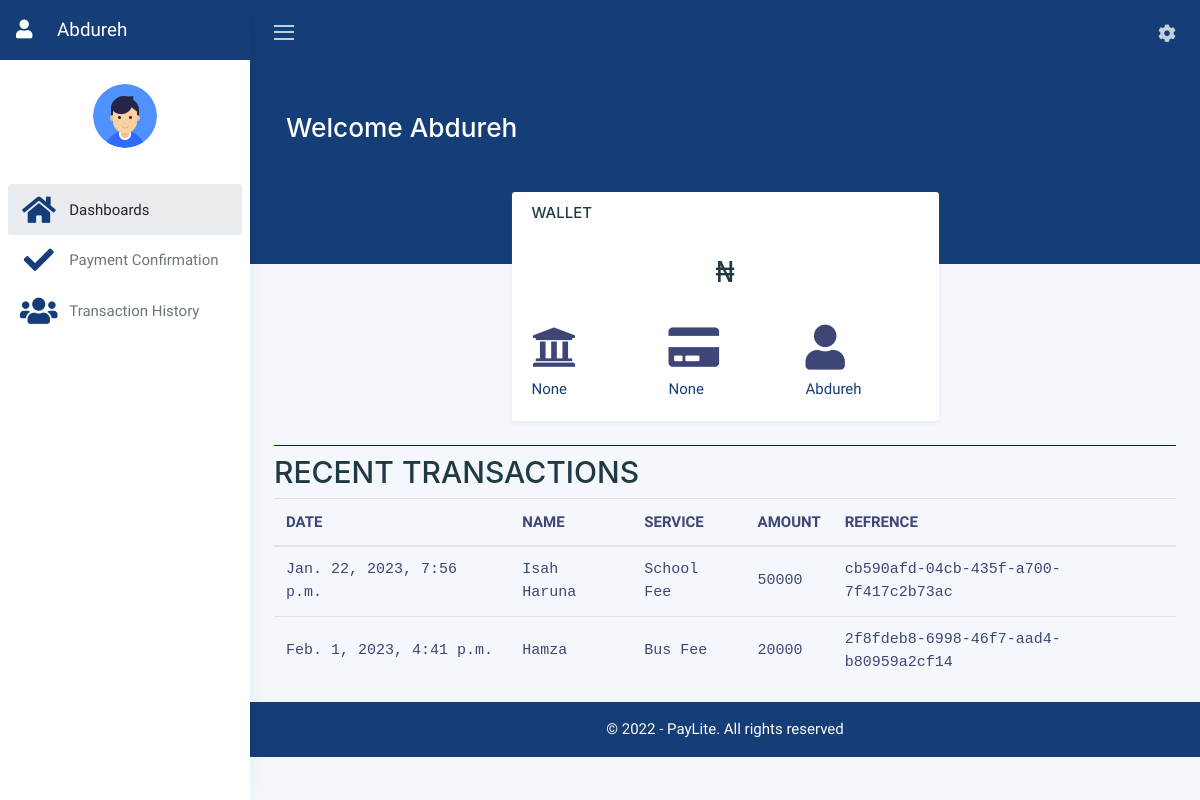
Screenshot of /index (signed in) with the database file from the repository.
### user/models.py (models this page shows, shortened)
class Profile(models.Model):
    staff = models.OneToOneField(User, on_delete=models.CASCADE, null=True)
    school_name = models.CharField(max_length=200, null=True)
    phone = models.IntegerField( null=True)
    address = models.CharField(max_length=200, null=True)
    Bank = models.CharField(max_length=200, null=True)
    Account= models.IntegerField( null=True)
    logo = models.ImageField(default='default.png',
                              upload_to='profile_images', null=True)
    licenses = models.ImageField(default='default.png',
                              upload_to='profile_images', null=True)
    cac = models.ImageField(default='default.png',
                              upload_to='profile_images', null=True)

### dashboard/models.py (models this page shows, shortened)
class Transaction(models.Model):
  id = models.UUIDField(primary_key = True, default = uuid.uuid4)
  select = models.ForeignKey(User, on_delete=models.CASCADE, null=True)
  Payer_Name = models.CharField(max_length=200, null= True )
  Payer_Phone_no = models.IntegerField(null = True)
  Payer_Email = models.EmailField(null=True)
  Service = models.CharField(max_length=200, null= True)
  Amount = models.IntegerField(null = True)
  Date = models.DateTimeField(auto_now_add= True)

### dashboard/views.py (the view)
# urls.py: path('index',views.index, name='index'),
@login_required
def index(request):
    user_object = User.objects.get(username=request.user.username)
    user_profile = Transaction.objects.filter(select=user_object)
    context = {'user_profile': user_profile,}
    return render(request, 'dashboard/index.html', context)

### templates/dashboard/index.html (shortened to what this page needs)
{% load static %}
<!DOCTYPE html>
<html lang="en">
<head>
   <link rel="stylesheet" href="https://cdn.jsdelivr.net/npm/bootstrap@4.6.0/dist/css/bootstrap.min.css">
  <link rel="stylesheet" href="https://cdnjs.cloudflare.com/ajax/libs/font-awesome/5.15.4/css/all.min.css"/>
  <link rel="stylesheet" href="{% static 'dashboard/style.css' %}">
</head>
<body>
  <div class="wrapper">
		<nav id="sidebar" class="sidebar">
			<a class="sidebar-brand" href="{% url 'user-profile' %}">
					<i class="fa fa-user" style="margin-right: 20px;"></i>
				{{user}}
			</a>
			<div class="sidebar-content">
				<div class="sidebar-user">
					<img src="{{ user.profile.logo.url }}" class="img-fluid rounded-circle mb-2" alt="" />
				</div>
				<ul class="sidebar-nav">
					<li class="sidebar-header">
					</li>
					<li class="sidebar-item active">
						<a href="./Userdashboard.html" class="sidebar-link">
							<i class="align-middle mr-2 fas fa-fw fa-home fa-2x"></i> <span class="align-middle">Dashboards</span>
						</a>
					</li>
					<li class="sidebar-item">
						<a href="./Confirmation.html" class="sidebar-link collapsed">
							<i class="align-middle mr-2 fas fa-fw fa-check fa-2x"></i> <span class="align-middle">Payment Confirmation</span>
						</a>
					</li>
					<li class="sidebar-item">
						<a href="#dashboards" class="sidebar-link">
							<i class="align-middle mr-2 fas fa-fw fa-users fa-2x"></i> <span class="align-middle">Transaction History</span>
						</a>
					</li>
				</ul>
			</div>
		</nav>
		<div class="main">
			<nav class="navbar navbar-expand navbar-theme">
				<a class="sidebar-toggle d-flex mr-2">
					<i class="hamburger align-self-center"></i>
				</a>
				<div class="navbar-collapse collapse">
					<ul class="navbar-nav ml-auto">
						<li class="nav-item dropdown ml-lg-2">
							<a class="nav-link dropdown-toggle position-relative" href="#" id="userDropdown" data-toggle="dropdown">
								<i class="align-middle fas fa-cog"></i>
							</a>
						</li>
					</ul>
				</div>
			</nav>
			<main class="content">
				<div class="container-fluid">
					<div class="header">
						<h1 class="header-title">
							Welcome {{user}}
						</h1>
						</div>
					<div class="row">
                        <div class="col"></div>
						<div class="col-md-6 col-lg-6 col-sm-12">
                        <div class="card">
								<div class="card-body" id="card-body1">
									<div class="row">
										<div class="col-md-6 col-sm-6 col-6">
											<h5>WALLET</h5>
										</div>
                                        <div class="col-md-6 col-sm-6 col-6">
										</div>
									</div>
                                    <div class="row">
                                        <div class="col-12">
									<h1 class="display-5 mt-4 mb-3" style="font-weight:450; text-align: center; font-family:'Courier New', Courier, monospace;">₦</h1>
                                    </div>
                                    </div>
                                    <div class="row mt-3">
                                     <div class="col-4">
                                        <i class="fa fa-university fa-3x bank-img"></i>
                                         <div class="mt-2">
                                              <span class="text-dark"><b class="bank-name"> {{ user.profile.Bank }} </b></span>
                                        </div>
                                    </div>
                                    <div class="col-4">
                                         <i class="fa fa-credit-card fa-3x  bank-img"></i>
                                        <div class="mt-2">
									    	<span class="text-dark"><b class="bank-name bank-name-number"> {{ user.profile.Account}}</b></span>
                                         </div>
                                    </div>
                                    <div class="col-4">
                                        <i class="fa fa-user fa-3x  bank-img"></i>
                                        <div class="mt-2">
                                            <span class="text-dark"><b class="bank-name">{{user}}</b></span>
                                        </div>
                                    </div>
									</div>
                                </div>
								</div>
							</div>
                            <div class="col"></div>
						</div>
                        </div>
                        <h1 style="border-bottom: 1px solid rgb(3, 3, 214);"></h1>
                        <h1>RECENT TRANSACTIONS</h1>
						<section>
							<div class="attendance-list">
								<table class="table">
								  <thead>
									<tr>
									  <th class="theader">DATE</th>
									  <th class="theader">NAME</th>
									  <th class="theader">SERVICE</th>
									  <th class="theader">AMOUNT</th>
									  <th class="theader">REFRENCE</th>
									</tr>
								  </thead>
								  <tbody>
									{% for i in user_profile %}
									<tr>
									  <td>{{i.Date}}</td>
									  <td>{{i.Payer_Name}}</td>
									  <td>{{i.Service}}</td>
									  <td>{{i.Amount}}</td>
									  <td>{{i.id}}</td>
									</tr>
									{% endfor %}
								  </tbody>
								</table>
							  </div>
						  </section>
			</main>
			<footer class="footer" style="background-color:#153d77;">
				<div class="container-fluid">
					<div class="row text-muted">
						<div class="col-12 text-right">
							<p class="mb-0" style="text-align:center; color:white;">
								&copy; 2022 - PayLite. All rights reserved
							</p>
						</div>
					</div>
				</div>
			</footer>
		</div>
	</div>
</body>
</html>

### static/dashboard/style.css (style rules this page uses)
td { font-family:'Courier New', Courier, monospace; }

### rows the page displays
Transaction: Date "Jan. 22, 2023, 7:56 p.m.", Payer_Name "Isah Haruna", Service "School Fee", Amount "50000", id "cb590afd-04cb-435f-a700-7f417c2b73ac"
Transaction: Date "Feb. 1, 2023, 4:41 p.m.", Payer_Name "Hamza", Service "Bus Fee", Amount "20000", id "2f8fdeb8-6998-46f7-aad4-b80959a2cf14"

### other values shown
{{ user }} "Abdureh"
{{ user.profile.Bank }} "None"
{{ user.profile.Account }} "None"
